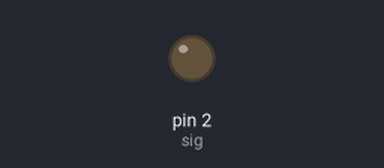
The program below on a simulated MicroPython board. On the bench: output pins drawn as LEDs (lit = HIGH).

Above: at 0.7 s.
Timing chart, 0 to 8.1 s (numbered marks = the images above):
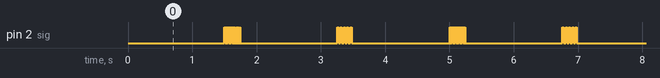

The program:

main.py
```python
#fridge motherboard emulator
import machine
from machine import Pin, SoftI2C
import time

hi = 0
lo = 1

sig = Pin(2,Pin.OUT)

def signal(delay,duration):
	while True:
		sig.value(lo)
		time.sleep_ms(delay)
		sig.value(hi)
		time.sleep_ms(delay)
		duration -= delay*2
		if duration <= 0:
			break

while True:
	for i in [9,25]:
		sig.value(hi)
		time.sleep_ms(1500)
		signal(i,250)
```

Measured:
- by itself, pin 2 (sig): repeats every 3.5 s: HIGH 0.01 s, LOW 1.5 s, 4 × (HIGH 0.03 s, LOW 0.03 s), HIGH 0.03 s, LOW 1.5 s, 13 × (HIGH 0.01 s, LOW 0.01 s)
